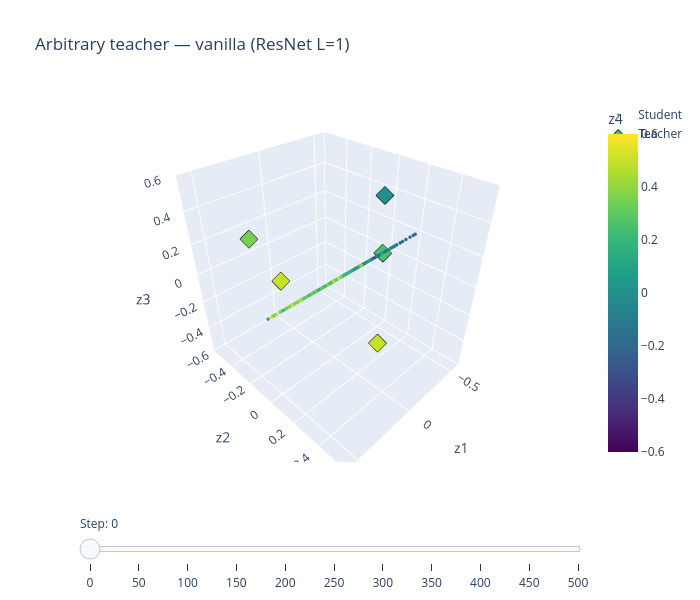

The cell this chart's notebook holds for it:
### Code cell
plot_particles_3d(h_vanilla_arb, teacher_arb2, "Arbitrary teacher — vanilla (ResNet L=1)")

### Figure 1 — Plotly figure (JSON) as saved in the notebook; plotly's stock layout.template omitted (floating-point values rounded to 4 significant figures; data arrays with more than 128 entries replaced by an {"elided": "..."} marker saying what was removed)
{"data": [{"marker": {"cmax": 0.6, "cmin": -0.6, "color": {"elided": "500 float values"}, "colorbar": {"title": {"text": "z4"}}, "colorscale": [[0, "#440154"], [0.1111, "#482878"], [0.2222, "#3e4989"], [0.3333, "#31688e"], [0.4444, "#26828e"], [0.5556, "#1f9e89"], [0.6667, "#35b779"], [0.7778, "#6ece58"], [0.8889, "#b5de2b"], [1, "#fde725"]], "size": 2}, "mode": "markers", "name": "Student", "type": "scatter3d", "x": {"elided": "500 float values"}, "y": {"elided": "500 float values"}, "z": {"elided": "500 float values"}}, {"marker": {"cmax": 0.6, "cmin": -0.6, "color": [0.25, 0.5, 0.0, 0.5, 0.35], "colorscale": [[0, "#440154"], [0.1111, "#482878"], [0.2222, "#3e4989"], [0.3333, "#31688e"], [0.4444, "#26828e"], [0.5556, "#1f9e89"], [0.6667, "#35b779"], [0.7778, "#6ece58"], [0.8889, "#b5de2b"], [1, "#fde725"]], "line": {"color": "black", "width": 1}, "size": 6, "symbol": "diamond"}, "mode": "markers", "name": "Teacher", "type": "scatter3d", "x": [-0.5, 0.25, -0.25, 0.0, 0.35], "y": [0.0, 0.5, 0.15, -0.5, -0.35], "z": [0.0, 0.0, 0.5, -0.25, 0.25]}], "layout": {"height": 600, "scene": {"xaxis": {"range": [-0.6, 0.6], "title": {"text": "z1"}}, "yaxis": {"range": [-0.6, 0.6], "title": {"text": "z2"}}, "zaxis": {"range": [-0.6, 0.6], "title": {"text": "z3"}}}, "sliders": [{"active": 0, "currentvalue": {"prefix": "Step: "}, "pad": {"t": 50}, "steps": [{"args": [["0"], {"frame": {"duration": 0, "redraw": true}, "mode": "immediate", "transition": {"duration": 0}}], "label": "0", "method": "animate"}, {"args": [["50"], {"frame": {"duration": 0, "redraw": true}, "mode": "immediate", "transition": {"duration": 0}}], "label": "50", "method": "animate"}, {"args": [["100"], {"frame": {"duration": 0, "redraw": true}, "mode": "immediate", "transition": {"duration": 0}}], "label": "100", "method": "animate"}, {"args": [["150"], {"frame": {"duration": 0, "redraw": true}, "mode": "immediate", "transition": {"duration": 0}}], "label": "150", "method": "animate"}, {"args": [["200"], {"frame": {"duration": 0, "redraw": true}, "mode": "immediate", "transition": {"duration": 0}}], "label": "200", "method": "animate"}, {"args": [["250"], {"frame": {"duration": 0, "redraw": true}, "mode": "immediate", "transition": {"duration": 0}}], "label": "250", "method": "animate"}, {"args": [["300"], {"frame": {"duration": 0, "redraw": true}, "mode": "immediate", "transition": {"duration": 0}}], "label": "300", "method": "animate"}, {"args": [["350"], {"frame": {"duration": 0, "redraw": true}, "mode": "immediate", "transition": {"duration": 0}}], "label": "350", "method": "animate"}, {"args": [["400"], {"frame": {"duration": 0, "redraw": true}, "mode": "immediate", "transition": {"duration": 0}}], "label": "400", "method": "animate"}, {"args": [["450"], {"frame": {"duration": 0, "redraw": true}, "mode": "immediate", "transition": {"duration": 0}}], "label": "450", "method": "animate"}, {"args": [["500"], {"frame": {"duration": 0, "redraw": true}, "mode": "immediate", "transition": {"duration": 0}}], "label": "500", "method": "animate"}]}], "title": {"text": "Arbitrary teacher — vanilla (ResNet L=1)"}, "width": 700}}
